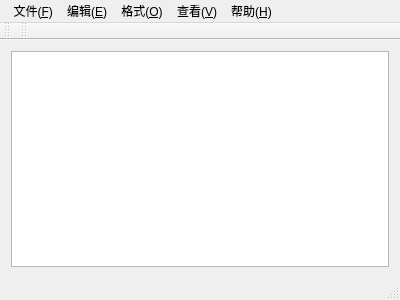
<?xml version="1.0" encoding="UTF-8"?>
<ui version="4.0">
 <class>File_widget</class>
 <widget class="QMainWindow" name="File_widget">
  <property name="geometry">
   <rect>
    <x>0</x>
    <y>0</y>
    <width>400</width>
    <height>300</height>
   </rect>
  </property>
  <property name="windowTitle">
   <string>记事本</string>
  </property>
  <widget class="QWidget" name="centralWidget">
   <layout class="QVBoxLayout" name="verticalLayout">
    <item>
     <widget class="QPlainTextEdit" name="TextEdit"/>
    </item>
   </layout>
  </widget>
  <widget class="QMenuBar" name="menuBar">
   <property name="geometry">
    <rect>
     <x>0</x>
     <y>0</y>
     <width>400</width>
     <height>23</height>
    </rect>
   </property>
   <widget class="QMenu" name="menu">
    <property name="title">
     <string> 文件(&amp;F)</string>
    </property>
    <addaction name="separator"/>
    <addaction name="separator"/>
    <addaction name="action_N"/>
    <addaction name="action_S"/>
    <addaction name="action_S_2"/>
    <addaction name="action_A"/>
    <addaction name="action"/>
    <addaction name="action_P"/>
    <addaction name="separator"/>
    <addaction name="separator"/>
    <addaction name="separator"/>
    <addaction name="action_Q"/>
   </widget>
   <widget class="QMenu" name="menu_E">
    <property name="title">
     <string>编辑(&amp;E)</string>
    </property>
    <addaction name="action_U"/>
    <addaction name="separator"/>
    <addaction name="action_T"/>
    <addaction name="action_C"/>
    <addaction name="action_P_2"/>
    <addaction name="action_L"/>
    <addaction name="separator"/>
    <addaction name="action_F"/>
    <addaction name="action_N_2"/>
    <addaction name="action_V"/>
    <addaction name="action_R"/>
    <addaction name="action_G"/>
    <addaction name="separator"/>
    <addaction name="action_A_2"/>
    <addaction name="action_D"/>
   </widget>
   <widget class="QMenu" name="menu_O">
    <property name="title">
     <string>格式(&amp;O)</string>
    </property>
    <addaction name="action_W"/>
    <addaction name="action_F_2"/>
   </widget>
   <widget class="QMenu" name="menu_V">
    <property name="title">
     <string>查看(&amp;V)</string>
    </property>
    <widget class="QMenu" name="menu_S">
     <property name="title">
      <string>缩放(&amp;Z)</string>
     </property>
     <addaction name="action_F_3"/>
     <addaction name="action_O"/>
     <addaction name="action_10"/>
    </widget>
    <addaction name="action_Z"/>
    <addaction name="menu_S"/>
   </widget>
   <widget class="QMenu" name="menu_H">
    <property name="title">
     <string>帮助(&amp;H)</string>
    </property>
    <addaction name="action_H"/>
    <addaction name="action_F_4"/>
    <addaction name="action_A_3"/>
   </widget>
   <addaction name="menu"/>
   <addaction name="menu_E"/>
   <addaction name="menu_O"/>
   <addaction name="menu_V"/>
   <addaction name="menu_H"/>
  </widget>
  <widget class="QToolBar" name="mainToolBar">
   <attribute name="toolBarArea">
    <enum>TopToolBarArea</enum>
   </attribute>
   <attribute name="toolBarBreak">
    <bool>false</bool>
   </attribute>
  </widget>
  <widget class="QStatusBar" name="statusBar"/>
  <widget class="QToolBar" name="toolBar">
   <property name="windowTitle">
    <string>toolBar</string>
   </property>
   <attribute name="toolBarArea">
    <enum>TopToolBarArea</enum>
   </attribute>
   <attribute name="toolBarBreak">
    <bool>false</bool>
   </attribute>
  </widget>
  <action name="action_N">
   <property name="text">
    <string>新建(&amp;N)</string>
   </property>
   <property name="shortcut">
    <string>Ctrl+N</string>
   </property>
  </action>
  <action name="action_S">
   <property name="text">
    <string>打开(&amp;O)</string>
   </property>
   <property name="shortcut">
    <string>Ctrl+O</string>
   </property>
  </action>
  <action name="action_S_2">
   <property name="text">
    <string>保存(&amp;S)</string>
   </property>
   <property name="shortcut">
    <string>Ctrl+S</string>
   </property>
  </action>
  <action name="action_A">
   <property name="text">
    <string>另存为(&amp;A)</string>
   </property>
   <property name="shortcut">
    <string>Ctrl+Shift+S</string>
   </property>
  </action>
  <action name="action">
   <property name="text">
    <string>设置界面(&amp;U)</string>
   </property>
  </action>
  <action name="action_P">
   <property name="text">
    <string>打印(&amp;P)</string>
   </property>
   <property name="shortcut">
    <string>Ctrl+P</string>
   </property>
  </action>
  <action name="action_Q">
   <property name="text">
    <string>退出(&amp;Q)</string>
   </property>
  </action>
  <action name="action_U">
   <property name="text">
    <string>撤销(&amp;U)</string>
   </property>
   <property name="shortcut">
    <string>Ctrl+Z</string>
   </property>
  </action>
  <action name="action_T">
   <property name="text">
    <string>剪切(&amp;T)</string>
   </property>
   <property name="shortcut">
    <string>Ctrl+X</string>
   </property>
  </action>
  <action name="action_C">
   <property name="text">
    <string>复制(&amp;C)</string>
   </property>
   <property name="shortcut">
    <string>Ctrl+C</string>
   </property>
  </action>
  <action name="action_P_2">
   <property name="text">
    <string>粘贴(&amp;P)</string>
   </property>
   <property name="shortcut">
    <string>Ctrl+V</string>
   </property>
  </action>
  <action name="action_L">
   <property name="text">
    <string>删除(&amp;L)</string>
   </property>
  </action>
  <action name="action_F">
   <property name="text">
    <string>查找(&amp;F)</string>
   </property>
   <property name="shortcut">
    <string>Ctrl+F</string>
   </property>
  </action>
  <action name="action_N_2">
   <property name="text">
    <string>查找下一个(&amp;N)</string>
   </property>
   <property name="shortcut">
    <string>F3</string>
   </property>
  </action>
  <action name="action_V">
   <property name="text">
    <string>查找上一个(&amp;V)</string>
   </property>
   <property name="shortcut">
    <string>Shift+F3</string>
   </property>
  </action>
  <action name="action_R">
   <property name="text">
    <string>替换(&amp;R)</string>
   </property>
   <property name="shortcut">
    <string>Ctrl+H</string>
   </property>
  </action>
  <action name="action_G">
   <property name="text">
    <string>转到(&amp;G)</string>
   </property>
   <property name="shortcut">
    <string>Ctrl+G</string>
   </property>
  </action>
  <action name="action_A_2">
   <property name="text">
    <string>全选(&amp;A)</string>
   </property>
   <property name="shortcut">
    <string>Ctrl+A</string>
   </property>
  </action>
  <action name="action_D">
   <property name="text">
    <string>时间/日期(&amp;D)</string>
   </property>
   <property name="shortcut">
    <string>F5</string>
   </property>
  </action>
  <action name="action_W">
   <property name="text">
    <string>自动换行(&amp;W)</string>
   </property>
  </action>
  <action name="action_F_2">
   <property name="text">
    <string>字体(&amp;F)..</string>
   </property>
  </action>
  <action name="action_Z">
   <property name="text">
    <string>状态栏(&amp;S)</string>
   </property>
  </action>
  <action name="action_F_3">
   <property name="text">
    <string>放大(&amp;F)</string>
   </property>
   <property name="shortcut">
    <string>Ctrl++</string>
   </property>
  </action>
  <action name="action_O">
   <property name="text">
    <string>缩小(&amp;O)</string>
   </property>
   <property name="shortcut">
    <string>Ctrl+-</string>
   </property>
  </action>
  <action name="action_10">
   <property name="text">
    <string>恢复默认缩放</string>
   </property>
  </action>
  <action name="action_H">
   <property name="text">
    <string>查看帮助(&amp;H)</string>
   </property>
  </action>
  <action name="action_F_4">
   <property name="text">
    <string>发送反馈(&amp;F)</string>
   </property>
  </action>
  <action name="action_A_3">
   <property name="text">
    <string>关于记事本(&amp;A)</string>
   </property>
  </action>
 </widget>
 <layoutdefault spacing="6" margin="11"/>
 <resources/>
 <connections/>
</ui>
